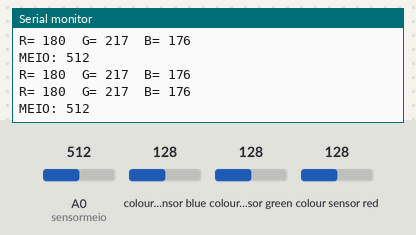
Bench run of a sketch on a simulated Arduino Uno, built with avr-gcc and run on an emulated ATmega328P. Parts: the last lines printed to the serial monitor. Wiring (inferred from the names in the program): 2 × TCS3200 colour sensor: output pin 8, S2 pin 6, S3 pin 7, S0 pin 4, S1 pin 5 / output pin 13, S2 pin 11, S3 pin 12, S0 pin 9, S1 pin 10. The inputs (shaded band) are chosen by the test bench; at power-on: colour sensor blue 128, A0 (sensormeio) = 512, colour sensor green 128, colour sensor red 128.

Above: at 1.2 s.
1.3 s: colour sensor blue set to 5
At 2.1 s:
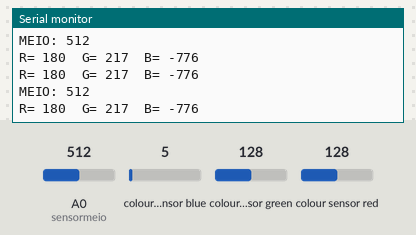
4.3 s: A0 (sensormeio) set to 30
At 4.9 s:
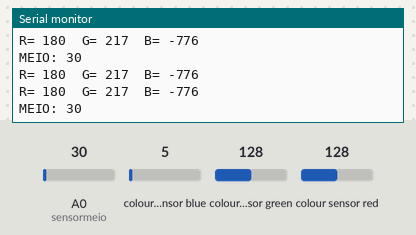
7.3 s: colour sensor green set to 5
At 7.8 s:
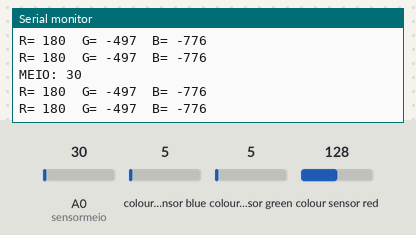
10.3 s: colour sensor blue set to 64
At 11.3 s:
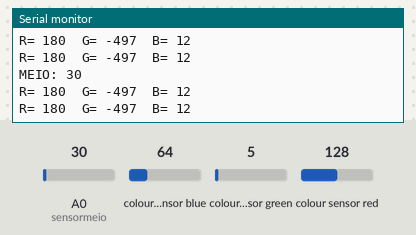
13.3 s: A0 (sensormeio) set to 306
At 13.9 s:
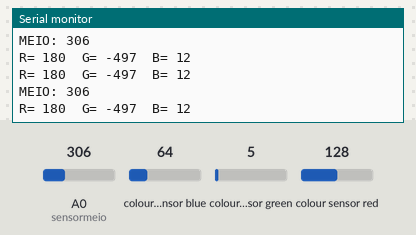
Timing chart, 0 to 16.3 s (numbered marks = the images above; inputs shaded):
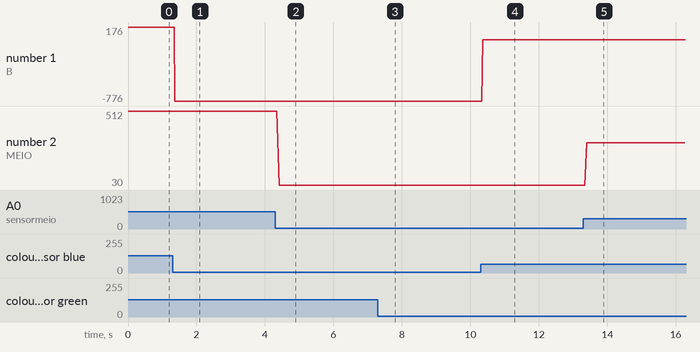

Measured:
- after the input at 1.3 s, the serial monitor: prints a new line after 0.07 s (image 1)
- after the input at 4.3 s, the serial monitor: prints a new line after 0.12 s (image 2)
- after the input at 7.3 s, the serial monitor: prints a new line after 0.07 s (image 3)
- after the input at 10.3 s, the serial monitor: prints a new line after 0.06 s (image 4)
- after the input at 13.3 s, the serial monitor: prints a new line after 0.10 s (image 5)
- plotted number 1: 176 → -776 after the input at 1.3 s, -776 → 12 after the input at 10.3 s
- plotted number 2: 512 → 30 after the input at 4.3 s, 30 → 306 after the input at 13.3 s

The sketch:

sensordecor.ino
```cpp
#define S0_D 4
#define S1_D 5
#define S2_D 6
#define S3_D 7
#define sensorOut_D 8
#define S0_E 9
#define S1_E 10
#define S2_E 11
#define S3_E 12
#define sensorOut_E 13
#define sensormeio 14

int frequency = 0;
void setup() {
  pinMode(S0_D, OUTPUT);
  pinMode(S1_D, OUTPUT);
  pinMode(S2_D, OUTPUT);
  pinMode(S3_D, OUTPUT);
  pinMode(sensorOut_D, INPUT);

  pinMode(S0_E, OUTPUT);
  pinMode(S1_E, OUTPUT);
  pinMode(S2_E, OUTPUT);
  pinMode(S3_E, OUTPUT);
  pinMode(sensorOut_E, INPUT);

  pinMode(sensormeio, INPUT);

  // Setting frequency-scaling to 20%
  digitalWrite(S0_D,HIGH);
  digitalWrite(S1_D,LOW);
  digitalWrite(S0_E,HIGH);
  digitalWrite(S1_E,LOW);

  Serial.begin(9600);
}
void loop() {
  int z = analogRead(sensormeio);
  Serial.print("MEIO: ");
  Serial.print(z);
  Serial.println(" ");

  // Setting red filtered photodiodes to be read
  digitalWrite(S2_D,LOW);
  digitalWrite(S3_D,LOW);

  // Reading the output frequency
  frequency = pulseIn(sensorOut_D, LOW);
  //Remaping the value of the frequency to the RGB Model of 0 to 255
  frequency = map(frequency, 25,72,255,0);

  // Printing the value on the serial monitor
  Serial.print("R= ");//printing name
  Serial.print(frequency);//printing RED color frequency
  Serial.print("  ");


  // Setting Green filtered photodiodes to be read
  digitalWrite(S2_D,HIGH);
  digitalWrite(S3_D,HIGH);

  // Reading the output frequency
  frequency = pulseIn(sensorOut_D, LOW);
  //Remaping the value of the frequency to the RGB Model of 0 to 255
  frequency = map(frequency, 30,90,255,0);

  // Printing the value on the serial monitor
  Serial.print("G= ");//printing name
  Serial.print(frequency);//printing RED color frequency
  Serial.print("  ");


  // Setting Blue filtered photodiodes to be read
  digitalWrite(S2_D,LOW);
  digitalWrite(S3_D,HIGH);

  // Reading the output frequency
  frequency = pulseIn(sensorOut_D, LOW);
  //Remaping the value of the frequency to the RGB Model of 0 to 255
  frequency = map(frequency, 25,70,255,0);

  // Printing the value on the serial monitor
  Serial.print("B= ");//printing name
  Serial.print(frequency);//printing RED color frequency
  Serial.println("  ");


  // Setting red filtered photodiodes to be read
  digitalWrite(S2_E,LOW);
  digitalWrite(S3_E,LOW);

  // Reading the output frequency
  frequency = pulseIn(sensorOut_E, LOW);
  //Remaping the value of the frequency to the RGB Model of 0 to 255
  frequency = map(frequency, 25,72,255,0);

  // Printing the value on the serial monitor
  Serial.print("R= ");//printing name
  Serial.print(frequency);//printing RED color frequency
  Serial.print("  ");


  // Setting Green filtered photodiodes to be read
  digitalWrite(S2_E,HIGH);
  digitalWrite(S3_E,HIGH);

  // Reading the output frequency
  frequency = pulseIn(sensorOut_E, LOW);
  //Remaping the value of the frequency to the RGB Model of 0 to 255
  frequency = map(frequency, 30,90,255,0);

  // Printing the value on the serial monitor
  Serial.print("G= ");//printing name
  Serial.print(frequency);//printing RED color frequency
  Serial.print("  ");


  // Setting Blue filtered photodiodes to be read
  digitalWrite(S2_E,LOW);
  digitalWrite(S3_E,HIGH);

  // Reading the output frequency
  frequency = pulseIn(sensorOut_E, LOW);
  //Remaping the value of the frequency to the RGB Model of 0 to 255
  frequency = map(frequency, 25,70,255,0);

  // Printing the value on the serial monitor
  Serial.print("B= ");//printing name
  Serial.print(frequency);//printing RED color frequency
  Serial.println("  ");

}
```
